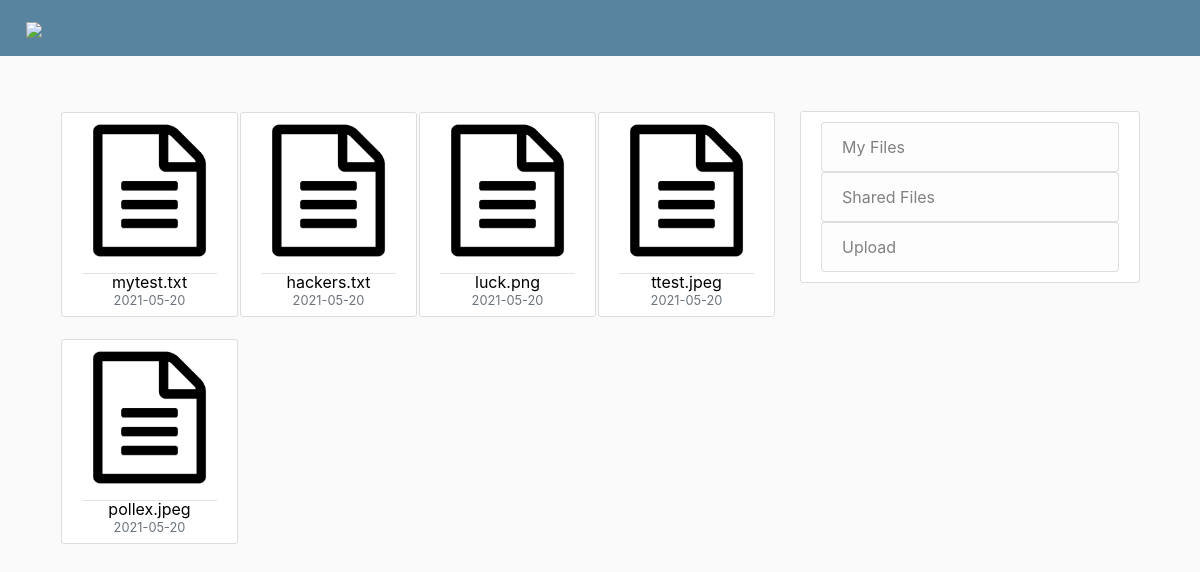
The app's page /home (signed in) with its own data.
### flaskblog/models.py (models this page shows, shortened)
class Files(db.Model):
    id = db.Column(db.Integer, primary_key=True)
    filename = db.Column(db.String(40), unique=False, nullable=False)
    actual_filename = db.Column(db.String(40), unique=True, nullable=False)
    date_modified = db.Column(db.DateTime, nullable=False, default=datetime.utcnow)
    owner_id = db.Column(db.Integer, db.ForeignKey('user.id'), nullable=False)

class User(db.Model, UserMixin):
    id = db.Column(db.Integer, primary_key=True)
    username = db.Column(db.String(20), unique=True, nullable=False)
    email = db.Column(db.String(20), unique=True, nullable=False)
    password = db.Column(db.String(120), nullable=False)
    role = db.Column(db.String(5), nullable=False, default='user')
    files = db.relationship('Files', backref='owner', lazy=True)
    files_shared = db.relationship('Files', secondary=shares, backref=db.backref('file_viewers', lazy='dynamic'))

### flaskblog/routes.py (the view, shortened to what this page needs)
@app.route("/", methods=['GET', 'POST'])
@app.route("/home", methods=['GET', 'POST'])
def home():
    if str(request.args.get("message")) == 'filedel':
        flash('Your file has been deleted', 'file-deleted')
    elif str(request.args.get("message")) == 'fileshare':
        flash('Your file has been shared', 'file-share')
    form = FileOptionsForm()
    if current_user.is_authenticated:
        files = Files.query.filter_by(owner_id=current_user.id).all()
        return render_template('home.html', title='My Files', files=files, form=form)
    return render_template('home.html', title='Home', form=form)

### flaskblog/models.py (called while the page is built)
@login_manager.user_loader
def load_user(user_id):
    return User.query.get(int(user_id))

### flaskblog/templates/home.html (shortened to what this page needs)
{% extends "layout.html" %}
{% block content %}
{% if not current_user.is_authenticated %}
<body style="background-color:#85a5bc;">
    <div style="margin-left:auto;margin-right:auto;text-align:center">
        <h1  style="font-size:175px;margin-top:150px;color:#deeffc;">Secloud</h1>
        <h4 style="margin-top:-30px;font-size:30px;color:#deeffc;"> Safe Secure Encrypted Cloud Storage</h4>
        <p style="margin-top:80px;font-size:27px;color:#deeffc;">Securely store your files on the cloud with encryption of files before they are uploaded to the system,
            insuring no one but you can access them. Manage your files easily and share them with other users.
        </p>
        <a href="/register" style="font-size:27px;color:#deeffc;text-decoration:none;font-weight: bold;">Join today and start using the cloud freely</a>
    </div>
</body>
{% else %}
<main role="main" class="container" style="margin-top:10%;">
    <div class="row">
        <div class="col-md-8">
            <table style="width:100%">
              <tr>
              {% set count = namespace(value=0) %}
              {% for temp_file in files %}
                {% if count.value % 4 == 0 %}
                </tr>
                <tr>
                {% endif %}
                <td>
                  <button class="file-button" onclick="popUpForm('{{ temp_file.filename.replace(current_user.username ,'') }}', '{{ temp_file.date_modified.strftime('%Y-%m-%d') }}')">
                  <article class="media content-section" id="file-cell" name="file-cell" ><div class="media-body" style="margin-bottom:-5px;">
                    <div class="article-metadata">
                       <img class="file-square-image" src="{{ url_for('static', filename='sample.png') }}">
                    </div>
                    <div style="text-align: center; line-height:0.6;">{{ temp_file.filename.replace(current_user.username ,'') }}</div>
                    <div style="text-align: center;"><small class="text-muted">{{ temp_file.date_modified.strftime('%Y-%m-%d') }}</small></div>
                  </div>
                </article>
                </button>
              </td>
                {% set count.value = count.value + 1 %}
              {% endfor %}
              </tr>
            </table>
        </div>
        <div class="col-md-4">
            <div class="content-section">
                <ul class="list-group">
                    <a href="/home" style="text-decoration:none;">
                        <li class="list-group-item list-group-item-light">My Files</li>
                    </a>
                    <a href="/shares" style="text-decoration:none;">
                        <li class="list-group-item list-group-item-light">Shared Files</li>
                    </a>
                    <a href="/upload" style="text-decoration: none;">
                        <li class="list-group-item list-group-item-light">Upload</li>
                    </a>
                </ul>
            </div>
        </div>
    </div>
</main>
{% endif %}
{% endblock content %}

### flaskblog/static/main.css (style rules this page uses)
body { background: #fafafa; color: #333333; margin-top: 5rem; }
.content-section { background: #ffffff; padding: 10px 20px; border: 1px solid #dddddd; border-radius: 3px; margin-bottom: 20px; }
.article-metadata { padding-bottom: 1px; margin-bottom: 4px; border-bottom: 1px solid #e3e3e3 }
.file-square-image { width:135px; height:135px; display: block; margin-left: auto; margin-right: auto; margin-bottom: 10%; }
.file-button { background: none!important; border: none; padding: 0!important; cursor: pointer; }

### records on screen
Files: filename.replace "mytest.txt", date_modified "2021-05-20"
Files: filename.replace "hackers.txt", date_modified "2021-05-20"
Files: filename.replace "luck.png", date_modified "2021-05-20"
Files: filename.replace "ttest.jpeg", date_modified "2021-05-20"
Files: filename.replace "pollex.jpeg", date_modified "2021-05-20"
